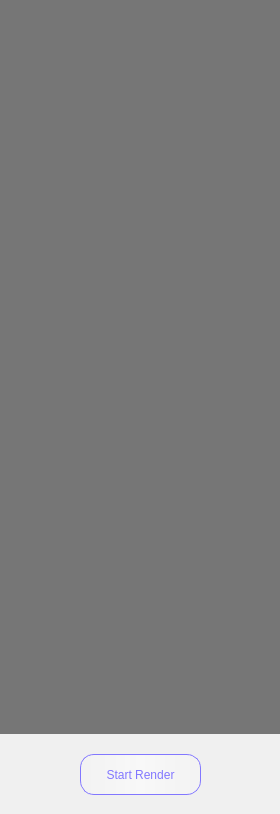
<?xml version="1.0" encoding="UTF-8"?>
<ui version="4.0">
 <class>JobListDiag</class>
 <widget class="QWidget" name="JobListDiag">
  <property name="geometry">
   <rect>
    <x>0</x>
    <y>0</y>
    <width>280</width>
    <height>814</height>
   </rect>
  </property>
  <property name="windowTitle">
   <string>Form</string>
  </property>
  <property name="styleSheet">
   <string notr="true"/>
  </property>
  <widget class="QWidget" name="background" native="true">
   <property name="geometry">
    <rect>
     <x>0</x>
     <y>0</y>
     <width>280</width>
     <height>814</height>
    </rect>
   </property>
   <property name="styleSheet">
    <string notr="true">#background {
	background-color: rgb(118, 118, 118);
}</string>
   </property>
   <widget class="QWidget" name="bottomWidget" native="true">
    <property name="geometry">
     <rect>
      <x>0</x>
      <y>734</y>
      <width>280</width>
      <height>80</height>
     </rect>
    </property>
    <property name="styleSheet">
     <string notr="true">#bottomWidget{
	background-color: rgb(240, 240, 240);
}</string>
    </property>
    <widget class="QPushButton" name="pushButton">
     <property name="geometry">
      <rect>
       <x>80</x>
       <y>20</y>
       <width>121</width>
       <height>41</height>
      </rect>
     </property>
     <property name="styleSheet">
      <string notr="true">QPushButton {
    border: 1px solid #8f8f91;
	border-radius: 14px;
	background-color: qlineargradient(spread:pad, x1:0, y1:0, x2:1, y2:0, stop:0 rgba(243, 243, 243, 255), stop:0.166 rgba(244, 244, 244, 255), stop:0.333 rgba(246, 246, 246, 255), stop:0.5 rgba(248, 248, 248, 255), stop:0.666 rgba(246, 246, 246, 255), stop:0.833 rgba(244, 244, 244, 255), stop:1 rgba(243, 243, 243, 255));
	
	color: rgb(130, 119, 255);
	border-color: rgb(130, 119, 255);
	font: 12pt &quot;Arial&quot;;
}</string>
     </property>
     <property name="text">
      <string>Start Render</string>
     </property>
    </widget>
   </widget>
  </widget>
 </widget>
 <resources/>
 <connections/>
</ui>
